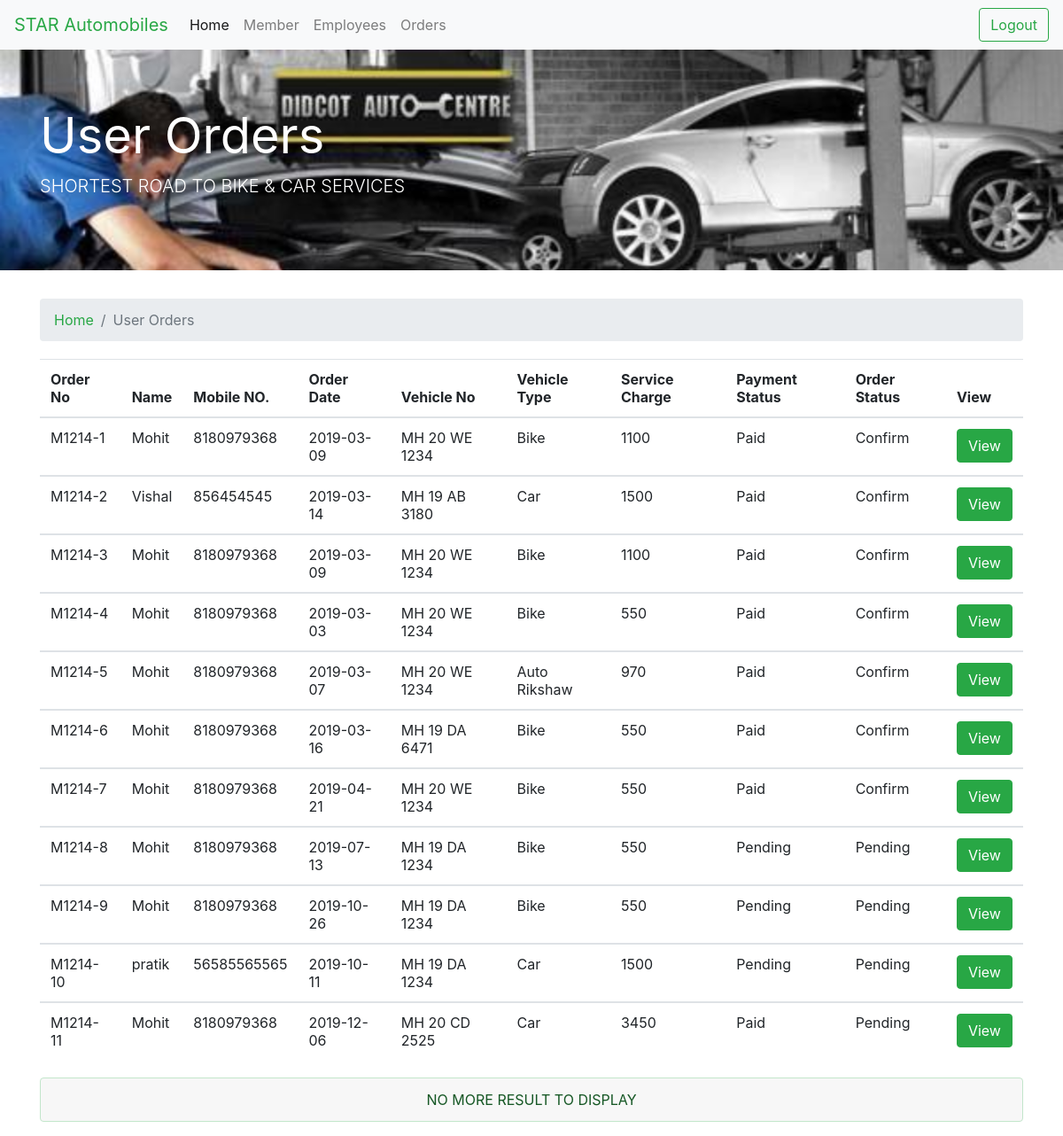
/UsersOrders.php (signed in), run on the app's committed database.
### tables this page shows
CREATE TABLE `order` (
  `Id` int(11) NOT NULL,
  `Name` varchar(100) NOT NULL,
  `Email` varchar(100) NOT NULL,
  `Mobile` bigint(100) NOT NULL,
  `Address` varchar(100) NOT NULL,
  `EDate` date NOT NULL,
  `ETime` varchar(100) NOT NULL,
  `VehicleType` varchar(100) NOT NULL,
  `VehicleNo` varchar(100) NOT NULL,
  `ServiceType` varchar(100) NOT NULL,
  `ServicingCharge` varchar(30) DEFAULT NULL,
  `PaymentStatus` varchar(30) NOT NULL,
  `OrderStatus` varchar(30) NOT NULL,
  `VehicleName` varchar(30) NOT NULL,
  `Machanical` varchar(30) NOT NULL,
  `AdditionInfo` varchar(1000) NOT NULL,
  `view` tinyint(1) NOT NULL DEFAULT '0'
);

### UsersOrders.php (the view, shortened to what this page needs)
<?php
include('DBconfig.php');
?>
<html>
 <head>
  <link rel="stylesheet" href="boostrap.css">
</head>
<body>
			<nav class="navbar navbar-expand-lg navbar-light bg-light">
			  <a class="navbar-brand" href="Admin.php" style="color:#28a745;">STAR Automobiles</a>
			  <div class="collapse navbar-collapse" id="navbarSupportedContent">
				<ul class="navbar-nav mr-auto">
				  <li class="nav-item active">
					<a class="nav-link" href="Admin.php">Home <span class="sr-only">(current)</span></a>
				  </li>
				   <li class="nav-item">
					<a class="nav-link" href="Member.php">Member</a>
				  </li>
				  <li class="nav-item">
					<a class="nav-link" href="EmployeeDetails.php">Employees</a>
				  </li>
				    <li class="nav-item">
					<a class="nav-link" href="UsersOrders.php">Orders</a>
				  </li>
				</ul>
				<a href="Logout.php">
				  <button class="btn btn-outline-success my-2 my-sm-0" type="submit">Logout</button>
				</a>
			  </div>
			</nav>
						<div class="jumbotron jumbotron-fluid" style="background: url('image/4.jpg') no-repeat; background-size:cover ;">
						  <div class="container"  >
							<h1 class="display-4"><span style="color:white;"><b>User Orders</b></span></h1>
							<p class="lead"><span style="color:white;">SHORTEST ROAD TO BIKE & CAR SERVICES</span></p>
						  </div>
						</div>
				<div class="container">
					<nav aria-label="breakcrumb">
					<ol class="breadcrumb">
										<li class="breadcrumb-item" ><a href="Admin.php" style="color:#28a745;">Home</a></li>
						<li class="breadcrumb-item active" aria-current="page" >User Orders</li>
					</ol>
					</nav>
			<table class="table table-hover"  style="margin-top:20px;">
					  <thead>
							<tr>
								<th scope="col">Order No</th>
								<th scope="col">Name</th>
								<th scope="col">Mobile NO.</th>
								<th scope="col">Order Date</th>
								<th scope="col">Vehicle No</th>
								<th scope="col">Vehicle Type</th>
								<th scope="col">Service Charge</th>
								<th scope="col">Payment Status</th>
								<th scope="col">Order Status</th>
								<th scope="col">View</th>
							</tr>
					  </thead>
			<?php
				$query    = "SELECT * FROM `order`  ";
				$result = mysqli_query($conn,$query);
				if(mysqli_num_rows($result)>0)
				{
					while ($row=mysqli_fetch_array($result))
					{
					echo  ' <tbody>
							<tr>
								<td> '."M1214-".$row['Id']	. '</td>
								<td>'.$row['Name']. '</td>
								<td>' .$row['Mobile'].'</td>
								<td>'.  $row['EDate'].'</td>
								<td>'.$row['VehicleNo'].'</td>
								<td> '. $row['VehicleType'] .'</td>
								<td> '. $row['ServicingCharge'] .'</td>
								<td> '. $row['PaymentStatus'] .'</td>
								<td> '. $row['OrderStatus'] .'</td>
								<td> <a href="UserOrderDetails.php?Id='.$row['Id']. '"> <div class="btn btn-success">View</div></a></td>
							</tr>
					  </tbody> ';
					}
				}
			?>
			</table>
	  </div>
			<div class="container">
				<div class="alert alert-success" style="background:#f7f7f7; margin-top:20px;" role="alert"> <center> NO MORE RESULT TO DISPLAY </center> </div>
			</div>
</body>
</html>

### data on the page
order: Id "1", Name "Mohit", Mobile "8180979368", EDate "2019-03-09", VehicleNo "MH 20 WE 1234", VehicleType "Bike", ServicingCharge "1100", PaymentStatus "Paid", OrderStatus "Confirm"
order: Id "2", Name "Vishal", Mobile "856454545", EDate "2019-03-14", VehicleNo "MH 19 AB 3180", VehicleType "Car", ServicingCharge "1500", PaymentStatus "Paid", OrderStatus "Confirm"
order: Id "3", Name "Mohit", Mobile "8180979368", EDate "2019-03-09", VehicleNo "MH 20 WE 1234", VehicleType "Bike", ServicingCharge "1100", PaymentStatus "Paid", OrderStatus "Confirm"
order: Id "4", Name "Mohit", Mobile "8180979368", EDate "2019-03-03", VehicleNo "MH 20 WE 1234", VehicleType "Bike", ServicingCharge "550", PaymentStatus "Paid", OrderStatus "Confirm"
order: Id "5", Name "Mohit", Mobile "8180979368", EDate "2019-03-07", VehicleNo "MH 20 WE 1234", VehicleType "Auto Rikshaw", ServicingCharge "970", PaymentStatus "Paid", OrderStatus "Confirm"
order: Id "6", Name "Mohit", Mobile "8180979368", EDate "2019-03-16", VehicleNo "MH 19 DA 6471", VehicleType "Bike", ServicingCharge "550", PaymentStatus "Paid", OrderStatus "Confirm"
order: Id "7", Name "Mohit", Mobile "8180979368", EDate "2019-04-21", VehicleNo "MH 20 WE 1234", VehicleType "Bike", ServicingCharge "550", PaymentStatus "Paid", OrderStatus "Confirm"
order: Id "8", Name "Mohit", Mobile "8180979368", EDate "2019-07-13", VehicleNo "MH 19 DA 1234", VehicleType "Bike", ServicingCharge "550", PaymentStatus "Pending", OrderStatus "Pending"
order: Id "9", Name "Mohit", Mobile "8180979368", EDate "2019-10-26", VehicleNo "MH 19 DA 1234", VehicleType "Bike", ServicingCharge "550", PaymentStatus "Pending", OrderStatus "Pending"
order: Id "10", Name "pratik", Mobile "56585565565", EDate "2019-10-11", VehicleNo "MH 19 DA 1234", VehicleType "Car", ServicingCharge "1500", PaymentStatus "Pending", OrderStatus "Pending"
order: Id "11", Name "Mohit", Mobile "8180979368", EDate "2019-12-06", VehicleNo "MH 20 CD 2525", VehicleType "Car", ServicingCharge "3450", PaymentStatus "Paid", OrderStatus "Pending"
